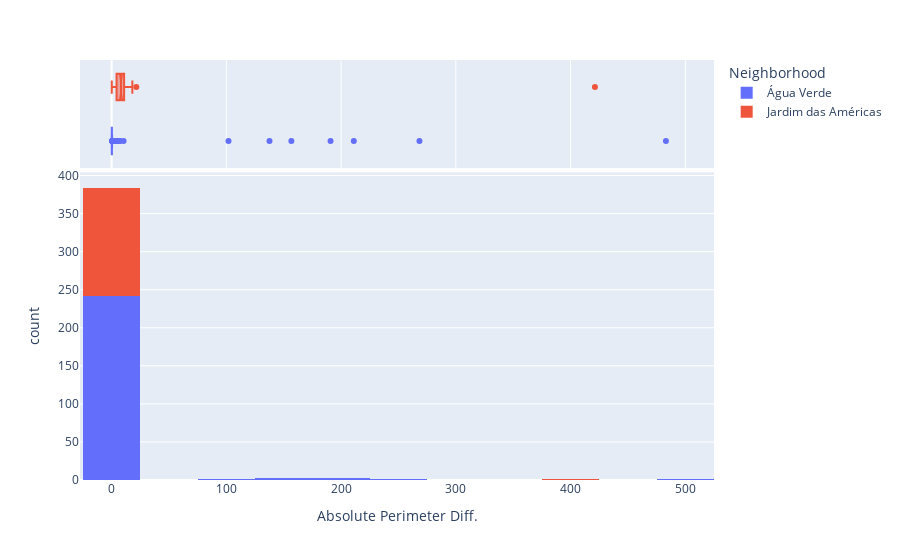

The cell this chart's notebook holds for it:
### Code cell
px.histogram(gdf, 
             x=newname, 
            #  y="tip", 
             color="Neighborhood",
                   marginal="box", # or violin, rug
                #    hover_data=df.columns
                # range_x=(0,30),
                width = 900,
                nbins=10,
                   )

### Figure 1 — Plotly figure (JSON) as saved in the notebook; plotly's stock layout.template omitted (floating-point values rounded to 4 significant figures; data arrays with more than 128 entries replaced by an {"elided": "..."} marker saying what was removed)
{"data": [{"alignmentgroup": "True", "bingroup": "x", "hovertemplate": "Neighborhood=Água Verde<br>Absolute Perimeter Diff.=%{x}<br>count=%{y}<extra></extra>", "legendgroup": "Água Verde", "marker": {"color": "#636efa", "pattern": {"shape": ""}}, "name": "Água Verde", "nbinsx": 10, "offsetgroup": "Água Verde", "orientation": "v", "showlegend": true, "type": "histogram", "x": {"elided": "278 float values"}, "xaxis": "x", "yaxis": "y"}, {"alignmentgroup": "True", "hovertemplate": "Neighborhood=Água Verde<br>Absolute Perimeter Diff.=%{x}<extra></extra>", "legendgroup": "Água Verde", "marker": {"color": "#636efa"}, "name": "Água Verde", "notched": true, "offsetgroup": "Água Verde", "showlegend": false, "type": "box", "x": {"elided": "278 float values"}, "xaxis": "x2", "yaxis": "y2"}, {"alignmentgroup": "True", "bingroup": "x", "hovertemplate": "Neighborhood=Jardim das Américas<br>Absolute Perimeter Diff.=%{x}<br>count=%{y}<extra></extra>", "legendgroup": "Jardim das Américas", "marker": {"color": "#EF553B", "pattern": {"shape": ""}}, "name": "Jardim das Américas", "nbinsx": 10, "offsetgroup": "Jardim das Américas", "orientation": "v", "showlegend": true, "type": "histogram", "x": {"elided": "190 float values"}, "xaxis": "x", "yaxis": "y"}, {"alignmentgroup": "True", "hovertemplate": "Neighborhood=Jardim das Américas<br>Absolute Perimeter Diff.=%{x}<extra></extra>", "legendgroup": "Jardim das Américas", "marker": {"color": "#EF553B"}, "name": "Jardim das Américas", "notched": true, "offsetgroup": "Jardim das Américas", "showlegend": false, "type": "box", "x": {"elided": "190 float values"}, "xaxis": "x2", "yaxis": "y2"}], "layout": {"barmode": "relative", "legend": {"title": {"text": "Neighborhood"}, "tracegroupgap": 0}, "margin": {"t": 60}, "width": 900, "xaxis": {"anchor": "y", "domain": [0, 1], "title": {"text": "Absolute Perimeter Diff."}}, "xaxis2": {"anchor": "y2", "domain": [0, 1], "matches": "x", "showgrid": true, "showticklabels": false}, "yaxis": {"anchor": "x", "domain": [0, 0.7326], "title": {"text": "count"}}, "yaxis2": {"anchor": "x2", "domain": [0.7426, 1], "matches": "y2", "showgrid": false, "showline": false, "showticklabels": false, "ticks": ""}}}
